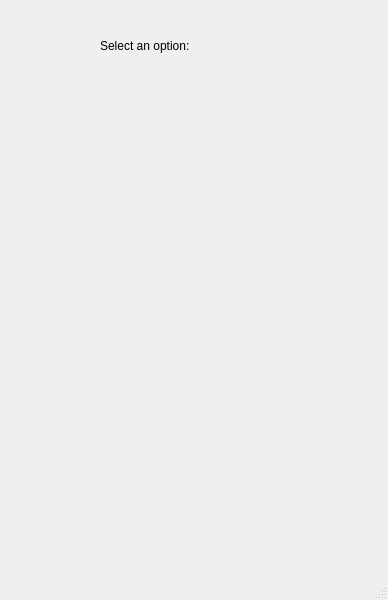
<?xml version="1.0" encoding="UTF-8"?>
<ui version="4.0">
 <class>optionsWindow</class>
 <widget class="QMainWindow" name="optionsWindow">
  <property name="geometry">
   <rect>
    <x>0</x>
    <y>0</y>
    <width>388</width>
    <height>600</height>
   </rect>
  </property>
  <property name="windowTitle">
   <string>MainWindow</string>
  </property>
  <widget class="QWidget" name="centralwidget">
   <widget class="QLabel" name="label">
    <property name="geometry">
     <rect>
      <x>100</x>
      <y>30</y>
      <width>171</width>
      <height>31</height>
     </rect>
    </property>
    <property name="text">
     <string>Select an option:</string>
    </property>
   </widget>
  </widget>
  <widget class="QMenuBar" name="menubar">
   <property name="geometry">
    <rect>
     <x>0</x>
     <y>0</y>
     <width>388</width>
     <height>22</height>
    </rect>
   </property>
  </widget>
  <widget class="QStatusBar" name="statusbar"/>
 </widget>
 <resources/>
 <connections/>
</ui>
